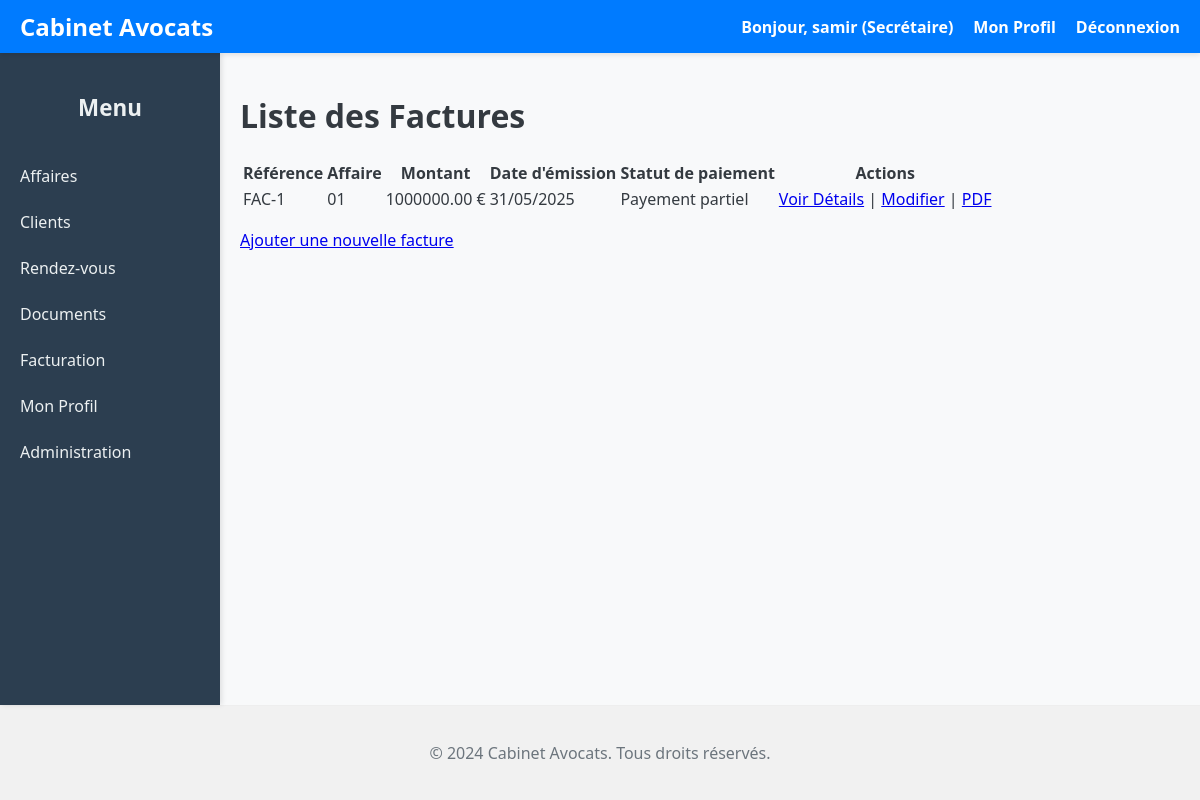
Page /facturation/ (signed in) on the committed database.
### utilisateurs/models.py (models this page shows, shortened)
class Utilisateur(AbstractUser):
    ROLE_CHOICES = [
        ("AVOCAT", "Avocat"),
        ("SECRETAIRE", "Secrétaire")
    ]
    adresse = models.TextField()
    telephone = models.CharField(max_length=12, null=True, blank=True)
    role = models.CharField( max_length=20, choices=ROLE_CHOICES, default="SECRETAIRE", # Rôle par défaut si non spécifié
        verbose_name="Rôle",
        help_text="Le rôle de l'utilisateur au sein du cabinet (Avocat ou Secrétaire)."
    )
    groups = models.ManyToManyField( Group, verbose_name='groupes', blank=True, help_text='Les groupes auxquels cet utilisateur appartient. Un utilisateur '
                  'obtiendra toutes les permissions accordées à chacun de ses groupes.',
        related_name="utilisateur_set",  # Nom unique pour éviter les conflits
        related_query_name="utilisateur",
    )
    user_permissions = models.ManyToManyField( Permission, verbose_name='permissions utilisateur', blank=True, help_text='Permissions spécifiques pour cet utilisateur.',
        related_name="utilisateur_set",  # Nom unique pour éviter les conflits
        related_query_name="utilisateur",
    )
    class Meta:
        verbose_name = "Utilisateur"
        verbose_name_plural = "Utilisateurs"
        ordering = ['username'] # Tri par nom d'utilisateur par défaut

### facturation/models.py (models this page shows, shortened)
class Facture(models.Model):
    affaire = models.ForeignKey(
        Affaire,
        on_delete=models.CASCADE, # Ou models.SET_NULL, selon votre logique métier
        related_name='factures',  # <-- Le related_name que vous voulez
        verbose_name="Affaire associée"
    )
    montant = models.DecimalField(max_digits=10, decimal_places=2)
    date_emission = models.DateField()
    statut_paiement = models.CharField(choices=[("PAYE", "Payé"), ("EN_ATTENTE", "En attente"), ("PAYEMENT_PARTIEL", "Payement partiel")], max_length=20) # Ajout de max_length

### affaire/models.py (models this page shows, shortened)
class Affaire(models.Model):
    STATUT_CHOICES = [
        ('EN_ATTENTE', 'En attente'),
        ('PAYE', 'Payé'),
        ('PARTIELLEMENT_PAYE', 'Partiellement payé'),
        ('ANNULE', 'Annulé'),
        ('CLOTURE', 'Clôturé'),
    ]
    client = models.ForeignKey( Client, on_delete=models.CASCADE, verbose_name="Client associé", related_name="affaires")
    reference = models.CharField( max_length=50, unique=True, verbose_name="Référence de l'affaire")
    date_ouverture = models.DateField( verbose_name="Date d'ouverture", null=True, blank=True)
    statut = models.CharField( max_length=20, choices=STATUT_CHOICES, verbose_name="Statut de l'affaire", default='EN_ATTENTE')
    description = models.TextField( verbose_name="Description détaillée", blank=True )
    avocat_responsable = models.ForeignKey(
        Utilisateur,  # Utilisation de votre modèle personnalisé
        on_delete=models.SET_NULL,
        null=True,
        blank=True,
        verbose_name="Avocat responsable",
        related_name="affaires_en_charge",
        limit_choices_to={'role': 'AVOCAT'}  # Restreint le choix aux utilisateurs avec rôle AVOCAT
    )
    titre = models.CharField( max_length=200, verbose_name="Titre de l'affaire" )
    date_cloture = models.DateField( verbose_name="Date de clôture", null=True, blank=True )
    frais = models.DecimalField( max_digits=10, decimal_places=2, verbose_name="Frais juridiques", default=0.00, validators=[MinValueValidator(0)] )
    class Meta:
        verbose_name = "Affaire"
        verbose_name_plural = "Affaires"
        ordering = ['-date_ouverture']
        permissions = [
            ("changer_statut", "Peut modifier le statut des affaires"),
            ("voir_toutes_affaires", "Peut voir toutes les affaires (même celles des autres avocats)"),
        ]

### facturation/views.py (the view)
# urls.py: path('', views.liste_factures, name='liste_factures'),
@login_required
def liste_factures(request):
    factures = Facture.objects.all().select_related('affaire')
    context = {
        'factures': factures,
        'titre_page': 'Liste des Factures',
    }
    return render(request, 'facturation/liste_factures.html', context)

### facturation/templates/facturation/liste_factures.html (shortened to what this page needs)
{% extends "base.html" %}
{% block content %}
    <h1>Liste des Factures</h1>
    {% if factures %}
        <table>
            <thead>
                <tr>
                    <th>Référence</th>
                    <th>Affaire</th>
                    <th>Montant</th>
                    <th>Date d'émission</th>
                    <th>Statut de paiement</th>
                    <th>Actions</th>
                </tr>
            </thead>
            <tbody>
                {% for facture in factures %}
                <tr>
                    <td>FAC-{{ facture.pk }}</td>
                    <td>{{ facture.affaire.reference }}</td>
                    <td>{{ facture.montant }} €</td>
                    <td>{{ facture.date_emission|date:"d/m/Y" }}</td>
                    <td class="statut-{{ facture.statut_paiement|lower }}">{{ facture.get_statut_paiement_display }}</td>
                    <td>
                        <a href="{% url 'facturation:detail_facture' pk=facture.pk %}">Voir Détails</a> |
                        <a href="{% url 'facturation:modifier_facture' pk=facture.pk %}">Modifier</a> |
                        <a href="{% url 'facturation:facture_pdf' pk=facture.pk %}" target="_blank">PDF</a>
                    </td>
                </tr>
                {% endfor %}
            </tbody>
        </table>
    {% else %}
        <p>Aucune facture disponible.</p>
    {% endif %}
    <p><a href="{% url 'facturation:creer_facture' %}">Ajouter une nouvelle facture</a></p>
{% endblock %}

### templates/base.html (shortened to what this page needs)
<!DOCTYPE html>
<html lang="fr">
<head>
</head>
<body>
    <header>
        <a href="{% url 'affaire:liste_affaires' %}" class="app-title">Cabinet Avocats</a>
        <nav id="mainNav">
            {% if user.is_authenticated %}
                <span>Bonjour, {{ user.first_name|default:user.username }} ({{ user.get_role_display }})</span>
                <a href="{% url 'utilisateurs:profil' %}">Mon Profil</a>
                <a href="{% url 'utilisateurs:logout' %}">Déconnexion</a>
            {% else %}
                <a href="{% url 'utilisateurs:login' %}">Connexion</a>
            {% endif %}
        </nav>
    </header>
    <div class="main-wrapper">
        <aside class="sidebar" id="sidebar">
            {% include '_sidebar.html' %}
        </aside>
        <main class="content-wrapper">
            {% block content %}{% endblock %}
        </main>
    </div>
    <footer>
        <p>&copy; 2024 Cabinet Avocats. Tous droits réservés.</p>
    </footer>
</body>
</html>

### templates/base.html (style rules this page uses)
body { font-family: 'Segoe UI', Tahoma, Geneva, Verdana, sans-serif; margin: 0; background-color: #f8f9fa; color: #343a40; display: flex; min-height: 100vh; flex-direction: column; }
header { background-color: #007bff; padding: 10px 20px; color: white; display: flex; justify-content: space-between; align-items: center; box-shadow: 0 2px 5px rgba(0,0,0,0.1); flex-shrink: 0; position: sticky; top: 0; z-index: 1000; }
header .app-title { font-size: 1.5em; font-weight: bold; color: white; text-decoration: none; flex-shrink: 0; }
header nav { display: flex; gap: 20px; align-items: center; }
header nav a, header nav span { color: white; text-decoration: none; font-weight: bold; transition: color 0.3s ease; white-space: nowrap; }
.main-wrapper { display: flex; flex-grow: 1; }
.sidebar { width: 220px; background-color: #2c3e50; color: white; padding: 20px 0; box-shadow: 2px 0 5px rgba(0,0,0,0.1); flex-shrink: 0; transition: transform 0.3s ease-in-out; overflow-y: auto; z-index: 999; }
.content-wrapper { flex-grow: 1; padding: 20px; overflow-y: auto; }
footer { text-align: center; margin-top: auto; padding: 20px; color: #6c757d; border-top: 1px solid #eee; background-color: #f1f1f1; flex-shrink: 0; }
@media (min-width: 1025px) { .sidebar { width: 220px; } }
@media (min-width: 1025px) { .content-wrapper { padding: 20px; } }

### rows in the picture
Utilisateur: first_name "samir", role "Secrétaire"
Facture: pk "1", affaire.reference "01", montant "1000000.00", date_emission "31/05/2025", statut_paiement "Payement partiel"
